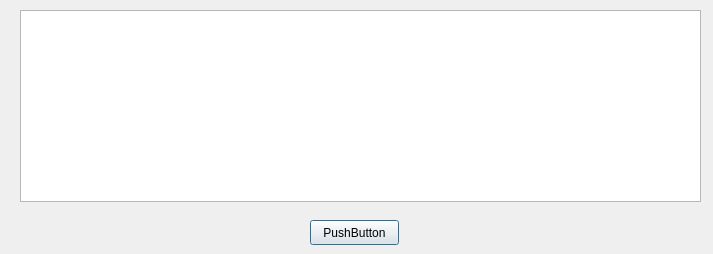
<?xml version="1.0" encoding="UTF-8"?>
<ui version="4.0">
 <class>Form_QueryResult</class>
 <widget class="QDialog" name="Form_QueryResult">
  <property name="geometry">
   <rect>
    <x>0</x>
    <y>0</y>
    <width>713</width>
    <height>254</height>
   </rect>
  </property>
  <property name="windowTitle">
   <string>Dialog</string>
  </property>
  <widget class="QTableWidget" name="tableWidget">
   <property name="enabled">
    <bool>true</bool>
   </property>
   <property name="geometry">
    <rect>
     <x>20</x>
     <y>10</y>
     <width>681</width>
     <height>192</height>
    </rect>
   </property>
  </widget>
  <widget class="QPushButton" name="pushButton">
   <property name="geometry">
    <rect>
     <x>310</x>
     <y>220</y>
     <width>89</width>
     <height>25</height>
    </rect>
   </property>
   <property name="text">
    <string>PushButton</string>
   </property>
  </widget>
 </widget>
 <resources/>
 <connections/>
</ui>
